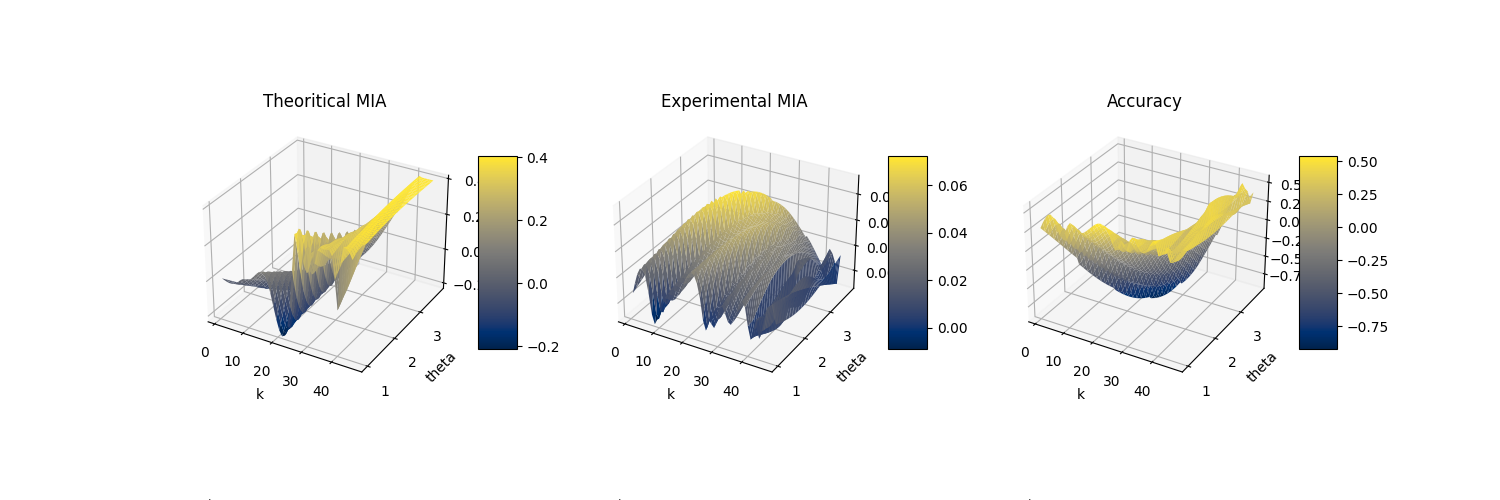

Write Python code to recreate this figure.
import matplotlib.pyplot as plt
from mpl_toolkits.mplot3d import Axes3D
from scipy.interpolate import griddata
from matplotlib import cm
import pandas as pd
import numpy as np

df = pd.read_csv("collect_results.v7.csv")

# 假设数据适合进行插值，可以创建网格
k = df['G_k'].values
theta = df['G_theta'].values

# 创建网格
K, Theta = np.meshgrid(np.linspace(k.min(), k.max(), 50), np.linspace(theta.min(), theta.max(), 50))
fig = plt.figure(figsize=(15, 5))

# 曲面图 for `theoritical_mia`
ax1 = fig.add_subplot(131, projection='3d')
Z1 = griddata((k, theta), df['tmia'], (K, Theta), method='cubic')
surf1 = ax1.plot_surface(K, Theta, Z1, cmap='cividis', edgecolor='none')
ax1.set_xlabel('k')
ax1.set_ylabel('theta')
ax1.set_zlabel('theoritical_mia')
ax1.set_title('Theoritical MIA')
fig.colorbar(surf1, ax=ax1, shrink=0.5, aspect=5)

# 曲面图 for `theoritical_mia`
ax2 = fig.add_subplot(132, projection='3d')
Z2 = griddata((k, theta), df['mia'], (K, Theta), method='cubic')
surf2 = ax2.plot_surface(K, Theta, Z2, cmap='cividis', edgecolor='none')
ax2.set_xlabel('k')
ax2.set_ylabel('theta')
ax2.set_zlabel('Experimental MIA')
ax2.set_title('Experimental MIA')
fig.colorbar(surf2, ax=ax2, shrink=0.5, aspect=5)

# 曲面图 for `theoritical_mia`
ax3 = fig.add_subplot(133, projection='3d')
Z3 = griddata((k, theta), df['acc'], (K, Theta), method='cubic')
surf3 = ax3.plot_surface(K, Theta, Z3, cmap='cividis', edgecolor='none') # cmap=cm.viridis
ax3.set_xlabel('k')
ax3.set_ylabel('theta')
ax3.set_zlabel('Accuracy')
ax3.set_title('Accuracy')
fig.colorbar(surf3, ax=ax3, shrink=0.5, aspect=5)


# plt.tight_layout()
fig.savefig("plot_results.v7.1.png")